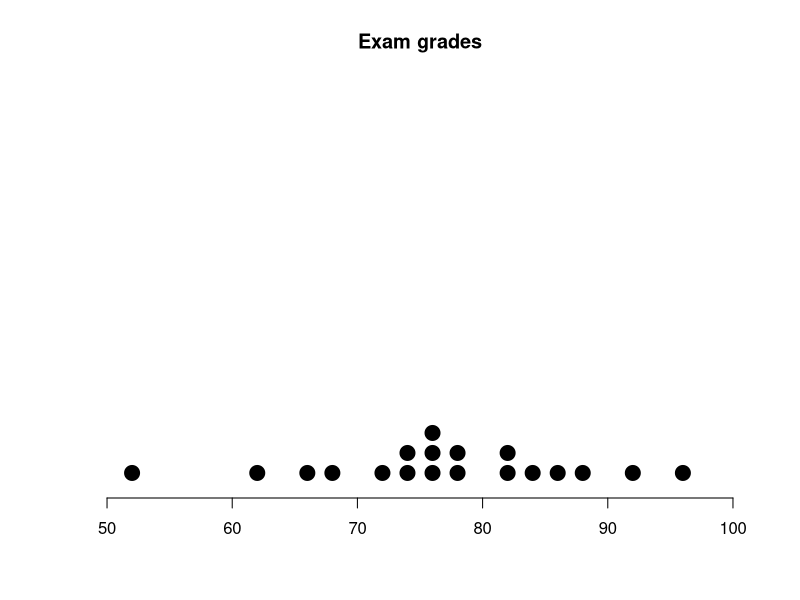
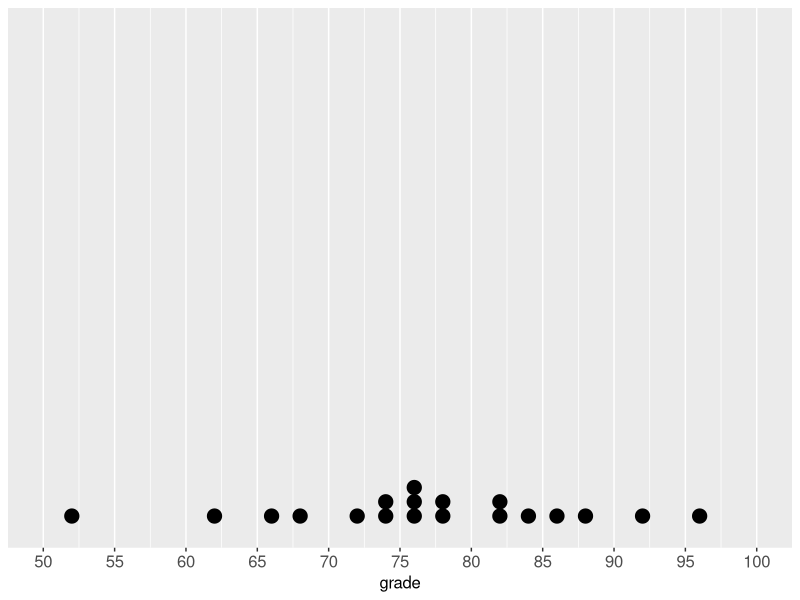
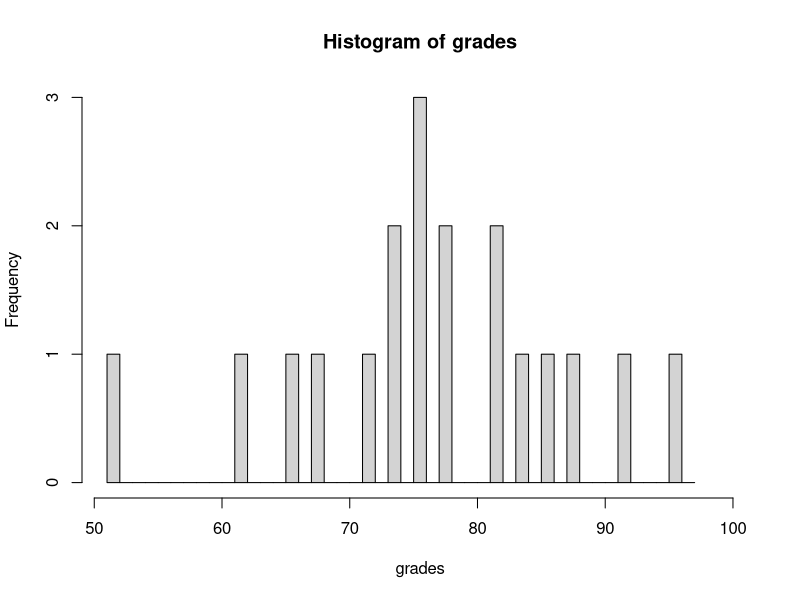
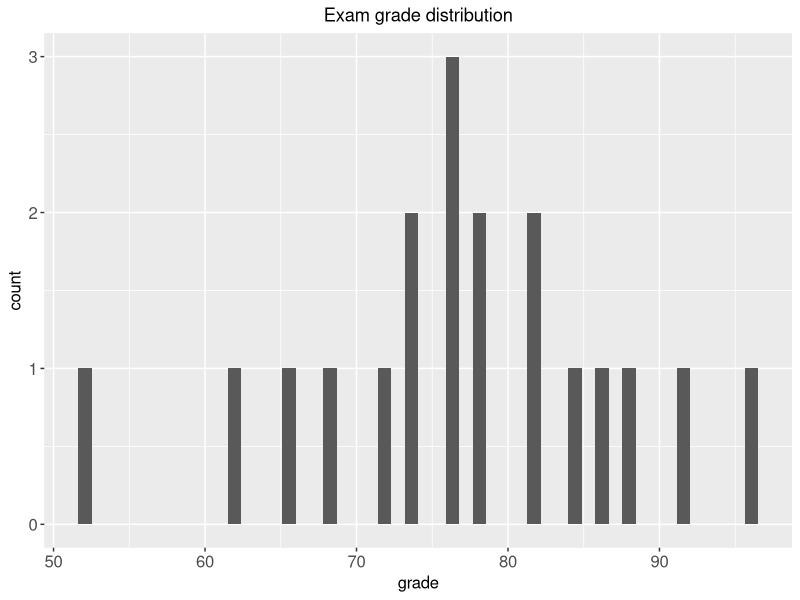

Generate these figures, in order, with R:
## ---- echo=FALSE---------------------------------------------------------
knitr::opts_chunk$set(echo = TRUE, warning=FALSE)
suppressWarnings(suppressMessages(suppressPackageStartupMessages(library(ggplot2))))

## ----inputData-----------------------------------------------------------
grades <- c(76, 74, 82, 96, 66, 76, 78, 72, 52, 68,
            86, 84, 62, 76, 78, 92, 82, 74, 88)

## ----stripChart,fig.width=6.5--------------------------------------------
stripchart(grades, method="stack",
           at=c(0.05),
           pch=20, cex=3,
           las-1,
           frame.plot=FALSE,
           xlim=c(50,100),
           main="Exam grades")

## ----ggplot2DP, fig.width=6.5--------------------------------------------

df <- data.frame(grades=grades)
a <- ggplot(df, aes(x = grades)) +
     geom_dotplot(binwidth=1) +
     scale_x_continuous(breaks=seq(from=50, to=100, by=5),
                        limits = c(50, 100)) +
     scale_y_continuous(NULL, breaks = NULL) +
     xlab("grade") +
     theme(axis.text=element_text(size=12),
           axis.title=element_text(size=12),
           plot.title=element_text(hjust = 0.5))

print(a)


## ----makeHisto, fig.width=6.5--------------------------------------------
minG <- min(grades)-1
maxG <- max(grades)+1
breaks <- seq(minG, maxG, 1)
a <- hist(grades, breaks, xlim=c(minG, 100))

## ----makeGGHisto, fig.width=6.5------------------------------------------
a <- ggplot(df, aes(x = grades)) +
     geom_histogram(bins=50) +
     xlab("grade") + 
     ggtitle("Exam grade distribution") +
     theme(axis.text=element_text(size=12),
           axis.title=element_text(size=12),
           plot.title=element_text(hjust = 0.5)) # center the title
print(a)


